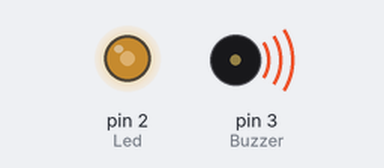
The sketch below on a simulated Arduino Uno, built with avr-gcc and run on an emulated ATmega328P. On the bench: output pins drawn as LEDs (lit = HIGH), buzzer (waves = sounding). Pins used as bus, display or sensor lines are not drawn.

Above: at 0.05 s.
At 1.15 s:
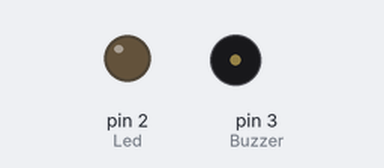
Timing chart, 0 to 3.0 s (numbered marks = the images above):
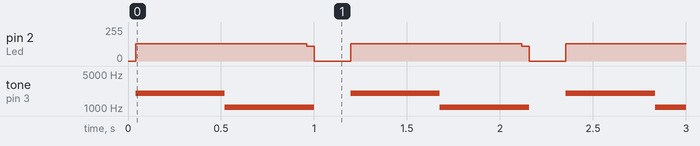

Measured:
- by itself, pin 2 (Led): repeats every 1.2 s: 111/255 0.04 s, 0/255 0.20 s, 128/255 0.92 s
- by itself, tone on pin 3 (Buzzer): repeats every 1.2 s: 1047 Hz 0.48 s, silent 0.20 s, 2034 Hz 0.48 s

The sketch:

firetruck-puzzle.ino
```cpp
/*
 * LilyPad Buzzer Sound Demo
 *
 * Using your Arduino and a Lilypad Buzzer to play musical scales
 */

/* Items you will need
 *
 *  one (1) Lilypad buzzer
 *  one (1) Arduino
 *  two patch cables
 */

/* Setup
 *
 *  Connect digital pin #9 from Arduino to buzzer
 *  Connect GND (ground) from Arduino to - (negative) on buzzer
 */

// CODE FOLLOWS

const int Buzzer = 3; // declaring buzzer will be on pin #3
const int Led = 2; // declaring LED will be on pin #2

void setup()
{

  pinMode(Buzzer, OUTPUT); // declaring pin #3 will be used for OUTPUT
  pinMode(Led, OUTPUT); // declaring pin #2 will be used for OUTPUT
  digitalWrite (Led, LOW);
}

void loop()  // the rest of this code was located at http://web.media.mit.edu/~leah/LilyPad/07_sound.html
{
  scale(); // call the scale() function
  delay(200); // delay for 1 second
}

void beep (int Buzzer, int frequencyInHertz, long timeInMilliseconds)     // the sound producing function
{
  int x;
  long delayAmount = (long)(1000000 / frequencyInHertz);
  //long loopTime = (long)((timeInMilliseconds * 1000) / (delayAmount * 2));
  long loopTime = (long)((timeInMilliseconds * 500) / (delayAmount * 1.5));
  for (x = 0; x < loopTime; x++)
  {
    digitalWrite(Buzzer, HIGH);
    digitalWrite (Led, HIGH);
    delayMicroseconds(delayAmount);
    digitalWrite(Buzzer, LOW);
    digitalWrite (Led, LOW);
    delayMicroseconds(delayAmount);
  }

}

void scale ()
{
  beep(Buzzer, 4186, 700);
  beep(Buzzer, 2093, 700); //C: play the note C (C7 from the chart linked to above) for 500ms
}
```
